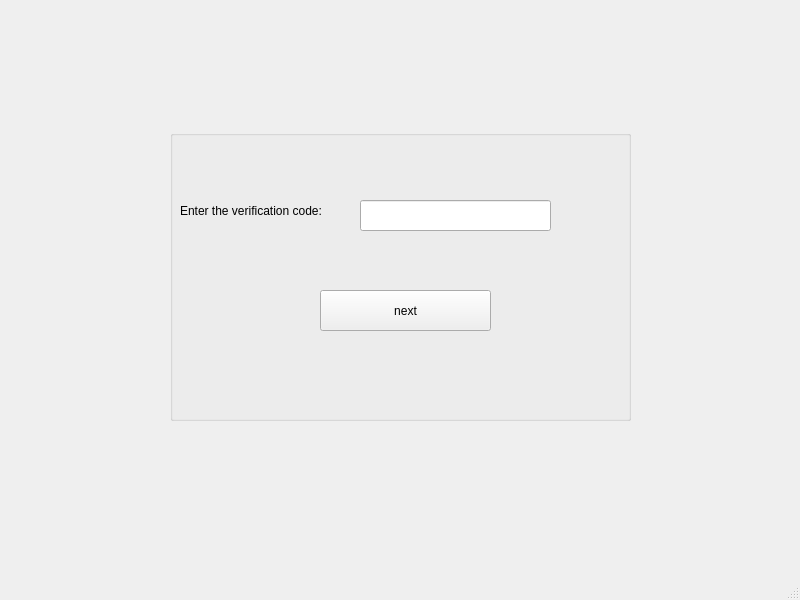
<?xml version="1.0" encoding="UTF-8"?>
<ui version="4.0">
 <class>page3_verificationcode</class>
 <widget class="QMainWindow" name="page3_verificationcode">
  <property name="geometry">
   <rect>
    <x>0</x>
    <y>0</y>
    <width>800</width>
    <height>600</height>
   </rect>
  </property>
  <property name="windowTitle">
   <string>MainWindow</string>
  </property>
  <widget class="QWidget" name="centralwidget">
   <widget class="QGroupBox" name="groupBox">
    <property name="geometry">
     <rect>
      <x>170</x>
      <y>130</y>
      <width>461</width>
      <height>291</height>
     </rect>
    </property>
    <property name="title">
     <string/>
    </property>
    <widget class="QLabel" name="verification_label">
     <property name="geometry">
      <rect>
       <x>10</x>
       <y>60</y>
       <width>171</width>
       <height>41</height>
      </rect>
     </property>
     <property name="text">
      <string>Enter the verification code:</string>
     </property>
    </widget>
    <widget class="QLineEdit" name="verification_lineEdit">
     <property name="geometry">
      <rect>
       <x>190</x>
       <y>70</y>
       <width>191</width>
       <height>31</height>
      </rect>
     </property>
    </widget>
    <widget class="QPushButton" name="next_pushButton">
     <property name="geometry">
      <rect>
       <x>150</x>
       <y>160</y>
       <width>171</width>
       <height>41</height>
      </rect>
     </property>
     <property name="text">
      <string>next</string>
     </property>
    </widget>
   </widget>
  </widget>
  <widget class="QMenuBar" name="menubar">
   <property name="geometry">
    <rect>
     <x>0</x>
     <y>0</y>
     <width>800</width>
     <height>25</height>
    </rect>
   </property>
  </widget>
  <widget class="QStatusBar" name="statusbar"/>
 </widget>
 <resources/>
 <connections/>
</ui>
